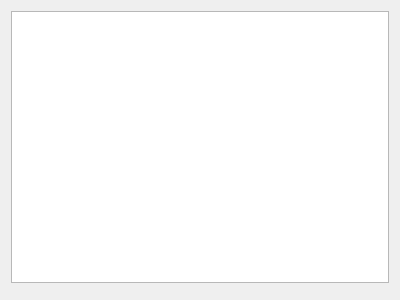
<?xml version="1.0" encoding="UTF-8"?>
<ui version="4.0">
 <class>RecentFiles</class>
 <widget class="QDialog" name="RecentFiles">
  <property name="geometry">
   <rect>
    <x>0</x>
    <y>0</y>
    <width>400</width>
    <height>300</height>
   </rect>
  </property>
  <property name="mouseTracking">
   <bool>true</bool>
  </property>
  <property name="windowTitle">
   <string>Recent Files</string>
  </property>
  <property name="styleSheet">
   <string notr="true"/>
  </property>
  <layout class="QVBoxLayout" name="verticalLayout">
   <item>
    <widget class="QListWidget" name="m_recentFilesList">
     <property name="mouseTracking">
      <bool>true</bool>
     </property>
     <property name="styleSheet">
      <string notr="true"/>
     </property>
     <property name="editTriggers">
      <set>QAbstractItemView::NoEditTriggers</set>
     </property>
     <property name="tabKeyNavigation">
      <bool>true</bool>
     </property>
     <property name="showDropIndicator" stdset="0">
      <bool>false</bool>
     </property>
     <property name="flow">
      <enum>QListView::TopToBottom</enum>
     </property>
     <property name="isWrapping" stdset="0">
      <bool>false</bool>
     </property>
     <property name="resizeMode">
      <enum>QListView::Adjust</enum>
     </property>
     <property name="viewMode">
      <enum>QListView::IconMode</enum>
     </property>
     <property name="selectionRectVisible">
      <bool>false</bool>
     </property>
    </widget>
   </item>
   <item>
    <widget class="QDialogButtonBox" name="buttonBox">
     <property name="orientation">
      <enum>Qt::Horizontal</enum>
     </property>
     <property name="standardButtons">
      <set>QDialogButtonBox::NoButton</set>
     </property>
    </widget>
   </item>
  </layout>
 </widget>
 <resources/>
 <connections>
  <connection>
   <sender>buttonBox</sender>
   <signal>accepted()</signal>
   <receiver>RecentFiles</receiver>
   <slot>accept()</slot>
   <hints>
    <hint type="sourcelabel">
     <x>236</x>
     <y>290</y>
    </hint>
    <hint type="destinationlabel">
     <x>157</x>
     <y>274</y>
    </hint>
   </hints>
  </connection>
  <connection>
   <sender>buttonBox</sender>
   <signal>rejected()</signal>
   <receiver>RecentFiles</receiver>
   <slot>reject()</slot>
   <hints>
    <hint type="sourcelabel">
     <x>304</x>
     <y>290</y>
    </hint>
    <hint type="destinationlabel">
     <x>286</x>
     <y>274</y>
    </hint>
   </hints>
  </connection>
 </connections>
</ui>
